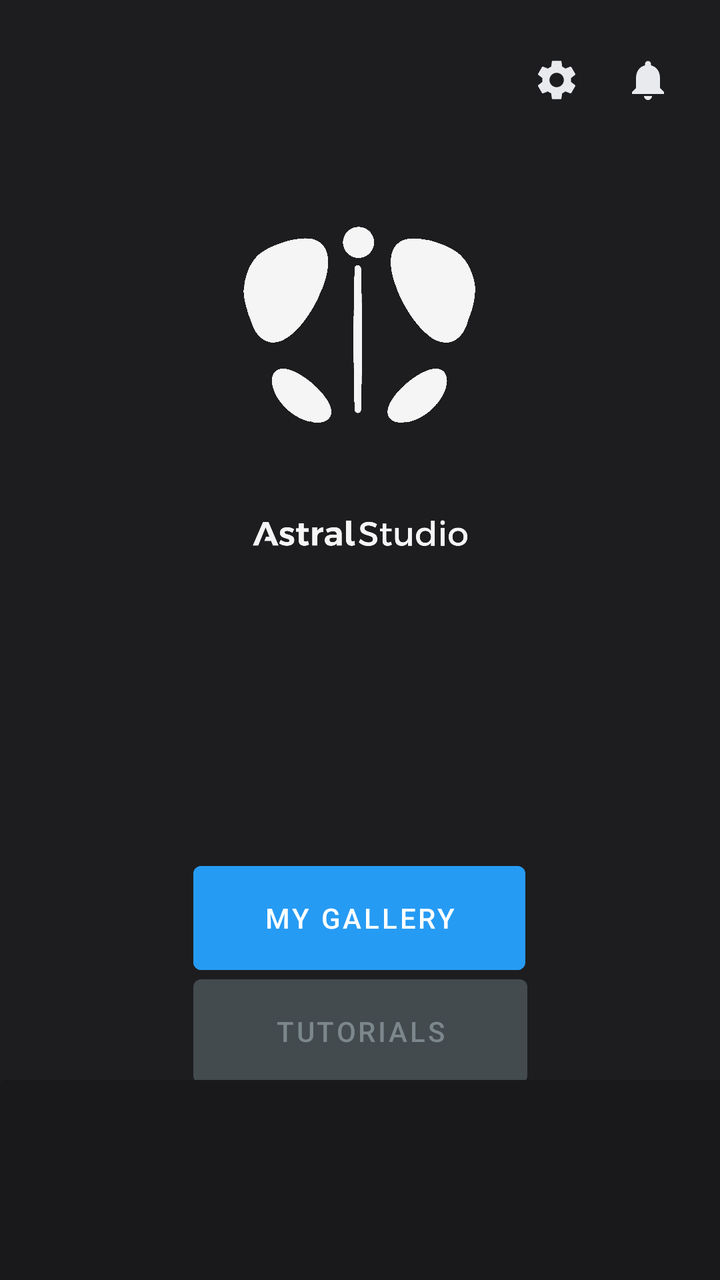
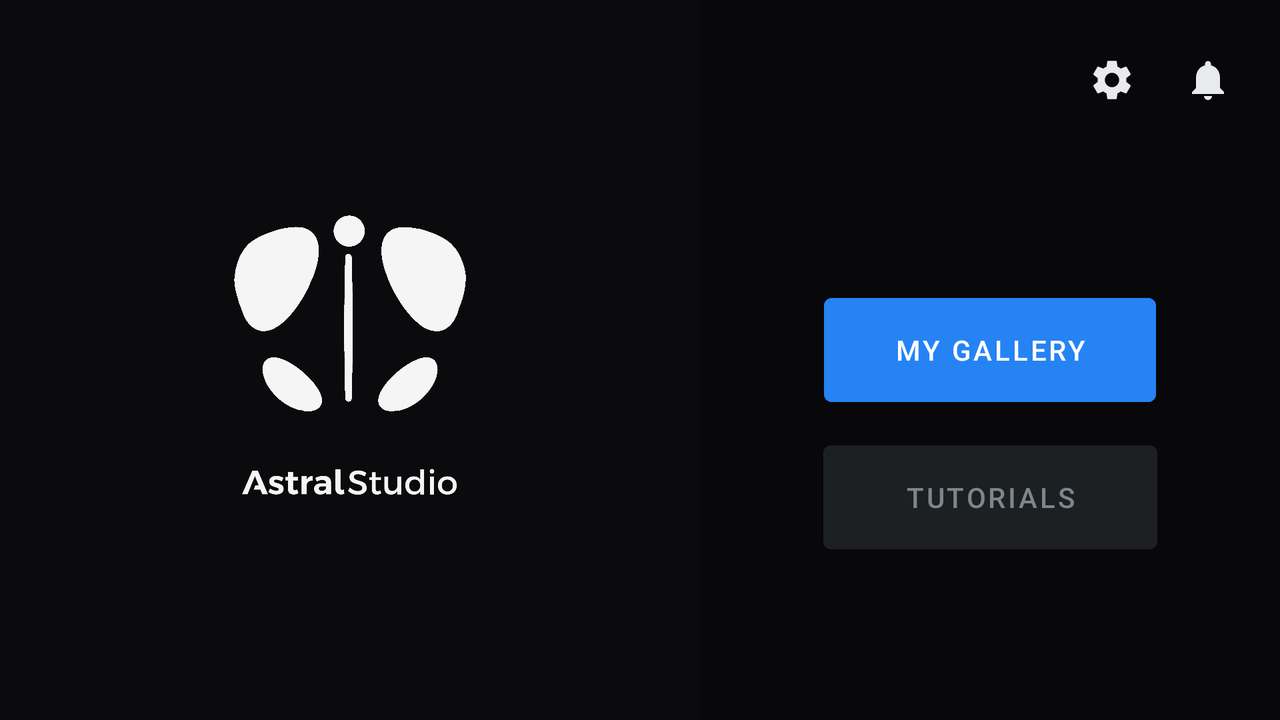

First picture: res/layout/ on a phone held upright. Second picture: the repository's own variant of that layout, on a device whose configuration matches the variant's folder. Source for both follows.
<!-- AndroidManifest.xml: application theme Theme.Retractablewindowborder -->
<!-- res/layout/activity_main.xml -->
<?xml version="1.0" encoding="utf-8"?>
<androidx.constraintlayout.widget.ConstraintLayout xmlns:android="http://schemas.android.com/apk/res/android"
    xmlns:app="http://schemas.android.com/apk/res-auto"
    xmlns:tools="http://schemas.android.com/tools"
    android:layout_width="match_parent"
    android:layout_height="match_parent"
    android:background="#1D1D20"
    tools:context=".MainActivity">


    <ImageView
        android:id="@+id/imageView"
        android:layout_width="119dp"
        android:layout_height="121dp"
        android:src="@drawable/logowhite"
        app:layout_constraintBottom_toBottomOf="parent"
        app:layout_constraintEnd_toEndOf="parent"
        app:layout_constraintHorizontal_bias="0.498"
        app:layout_constraintStart_toStartOf="parent"
        app:layout_constraintTop_toTopOf="parent"
        app:layout_constraintVertical_bias="0.202" />

    <Button
        android:id="@+id/button"
        android:layout_width="166dp"
        android:layout_height="64dp"
        android:text="My Gallery"
        app:layout_constraintBottom_toBottomOf="parent"
        android:backgroundTint="#269BF4"
       android:textColor="@color/white"
        app:layout_constraintEnd_toEndOf="parent"
        app:layout_constraintHorizontal_bias="0.498"
        app:layout_constraintStart_toStartOf="parent"
        app:layout_constraintTop_toBottomOf="@+id/imageView"
        app:layout_constraintVertical_bias="0.574"
        android:stateListAnimator="@null"/>

    <androidx.cardview.widget.CardView
        android:id="@+id/cardView"
        android:layout_width="450dp"
        android:layout_height="100dp"
        app:cardBackgroundColor="#19191C"
        app:layout_constraintBottom_toBottomOf="parent"
        app:layout_constraintStart_toStartOf="parent"
        app:layout_constraintTop_toBottomOf="@+id/button"
        app:layout_constraintVertical_bias="1.0" />

    <ImageView
        android:id="@+id/imageView2"
        android:layout_width="111dp"
        android:layout_height="79dp"
        android:src="@drawable/astralstudiotext"
        app:layout_constraintEnd_toEndOf="parent"
        app:layout_constraintStart_toStartOf="parent"
        app:layout_constraintTop_toBottomOf="@+id/imageView"
        tools:srcCompat="@tools:sample/avatars" />


    <ImageButton
        android:id="@+id/imageButtonbell"
        android:layout_width="wrap_content"
        android:layout_height="wrap_content"
        android:layout_marginTop="28dp"
        android:layout_marginEnd="24dp"
        android:background="@android:color/transparent"
        app:layout_constraintEnd_toEndOf="parent"
        app:layout_constraintHorizontal_bias="1.0"
        app:layout_constraintStart_toEndOf="@+id/imageButtonbell"
        app:layout_constraintTop_toTopOf="parent"
        app:srcCompat="@drawable/baseline_notifications_24" />

    <ImageButton
        android:id="@+id/imageButtonsettings"
        android:layout_width="wrap_content"
        android:layout_height="wrap_content"
        android:layout_marginTop="28dp"
        android:background="@android:color/transparent"
        app:layout_constraintEnd_toEndOf="parent"
        app:layout_constraintHorizontal_bias="0.793"
        app:layout_constraintStart_toStartOf="parent"
        app:layout_constraintTop_toTopOf="parent"
        app:srcCompat="@drawable/baseline_settings_24" />

    <Button
        android:id="@+id/button3"
        android:layout_width="167dp"
        android:layout_height="64dp"
        android:backgroundTint="#434B4F"
        android:text="Tutorials"
        android:textColor="#7C878C"
        app:layout_constraintBottom_toTopOf="@+id/cardView"
        app:layout_constraintEnd_toEndOf="parent"
        app:layout_constraintStart_toStartOf="parent"
        app:layout_constraintTop_toBottomOf="@+id/button"
        android:stateListAnimator="@null"/>

</androidx.constraintlayout.widget.ConstraintLayout>
<!-- resources referenced by this layout -->
<resources>
  <!-- drawable astralstudiotext: png bitmap (drawable, 92392 bytes) -->
  <!-- drawable baseline_notifications_24 (drawable) -->
  <vector android:height="24dp" android:tint="#E8EAEE"
      android:viewportHeight="24" android:viewportWidth="24"
      android:width="24dp" xmlns:android="http://schemas.android.com/apk/res/android">
      <path android:fillColor="@android:color/white" android:pathData="M12,22c1.1,0 2,-0.9 2,-2h-4c0,1.1 0.89,2 2,2zM18,16v-5c0,-3.07 -1.64,-5.64 -4.5,-6.32L13.5,4c0,-0.83 -0.67,-1.5 -1.5,-1.5s-1.5,0.67 -1.5,1.5v0.68C7.63,5.36 6,7.92 6,11v5l-2,2v1h16v-1l-2,-2z"/>
  </vector>
  <!-- drawable baseline_settings_24 (drawable) -->
  <vector android:height="24dp" android:tint="#E8EAEE"
      android:viewportHeight="24" android:viewportWidth="24"
      android:width="24dp" xmlns:android="http://schemas.android.com/apk/res/android">
      <path android:fillColor="@android:color/white" android:pathData="M19.14,12.94c0.04,-0.3 0.06,-0.61 0.06,-0.94c0,-0.32 -0.02,-0.64 -0.07,-0.94l2.03,-1.58c0.18,-0.14 0.23,-0.41 0.12,-0.61l-1.92,-3.32c-0.12,-0.22 -0.37,-0.29 -0.59,-0.22l-2.39,0.96c-0.5,-0.38 -1.03,-0.7 -1.62,-0.94L14.4,2.81c-0.04,-0.24 -0.24,-0.41 -0.48,-0.41h-3.84c-0.24,0 -0.43,0.17 -0.47,0.41L9.25,5.35C8.66,5.59 8.12,5.92 7.63,6.29L5.24,5.33c-0.22,-0.08 -0.47,0 -0.59,0.22L2.74,8.87C2.62,9.08 2.66,9.34 2.86,9.48l2.03,1.58C4.84,11.36 4.8,11.69 4.8,12s0.02,0.64 0.07,0.94l-2.03,1.58c-0.18,0.14 -0.23,0.41 -0.12,0.61l1.92,3.32c0.12,0.22 0.37,0.29 0.59,0.22l2.39,-0.96c0.5,0.38 1.03,0.7 1.62,0.94l0.36,2.54c0.05,0.24 0.24,0.41 0.48,0.41h3.84c0.24,0 0.44,-0.17 0.47,-0.41l0.36,-2.54c0.59,-0.24 1.13,-0.56 1.62,-0.94l2.39,0.96c0.22,0.08 0.47,0 0.59,-0.22l1.92,-3.32c0.12,-0.22 0.07,-0.47 -0.12,-0.61L19.14,12.94zM12,15.6c-1.98,0 -3.6,-1.62 -3.6,-3.6s1.62,-3.6 3.6,-3.6s3.6,1.62 3.6,3.6S13.98,15.6 12,15.6z"/>
  </vector>
  <!-- drawable logowhite: png bitmap (drawable, 313130 bytes) -->
  <style name="Theme.Retractablewindowborder" parent="Theme.MaterialComponents.DayNight.NoActionBar">
          
          <item name="colorPrimary">#269BF4</item>
          <item name="colorPrimaryVariant">@color/black</item>
          <item name="colorOnPrimary">@color/white</item>
          
          <item name="colorSecondary">#576063</item>
          <item name="colorSecondaryVariant">@color/teal_700</item>
          <item name="colorOnSecondary">@color/black</item>
          
          <item name="android:statusBarColor">?attr/colorPrimaryVariant</item>
          
  
      </style>
</resources>
<!-- res/layout-land/activity_main.xml (the repository's variant of the layout above) -->
<!-- drawn on the phone turned sideways -->
<?xml version="1.0" encoding="utf-8"?>
<androidx.constraintlayout.widget.ConstraintLayout xmlns:android="http://schemas.android.com/apk/res/android"
    xmlns:app="http://schemas.android.com/apk/res-auto"
    xmlns:tools="http://schemas.android.com/tools"
    android:layout_width="match_parent"
    android:layout_height="match_parent"
    android:background="#08080B"
    tools:context=".MainActivity">

    <androidx.cardview.widget.CardView
        android:id="@+id/cardView"
        android:layout_width="350dp"
        android:layout_height="match_parent"
        app:cardBackgroundColor="#0B0B0E"
        app:layout_constraintBottom_toBottomOf="parent"
        app:layout_constraintStart_toStartOf="parent"
        app:layout_constraintTop_toBottomOf="@+id/button3"
        app:layout_constraintVertical_bias="1.0">

    <ImageView
        android:id="@+id/imageView"
        android:layout_width="119dp"
        android:layout_height="121dp"
        android:src="@drawable/logowhite"
        android:layout_gravity="center"
        android:layout_marginBottom="20dp"

        />

        <ImageView
            android:id="@+id/imageView2"
            android:layout_width="111dp"
            android:layout_height="79dp"
            android:layout_gravity="center"
            android:layout_marginTop="60dp"

            android:src="@drawable/astralstudiotext"

             />
    </androidx.cardview.widget.CardView>


    <Button
        android:id="@+id/button"
        android:layout_width="166dp"
        android:layout_height="64dp"
        android:backgroundTint="#2683F4"
        android:stateListAnimator="@null"
        android:text="My Gallery"
        android:textColor="@color/white"
        app:layout_constraintBottom_toBottomOf="parent"
        app:layout_constraintEnd_toEndOf="parent"
        app:layout_constraintStart_toEndOf="@+id/cardView"
        app:layout_constraintTop_toTopOf="parent"
        app:layout_constraintVertical_bias="0.483" />

    <ImageButton
        android:id="@+id/imageButtonbell"
        android:layout_width="wrap_content"
        android:layout_height="wrap_content"
        android:layout_marginTop="28dp"
        android:layout_marginEnd="24dp"
        android:background="@android:color/transparent"
        app:layout_constraintEnd_toEndOf="parent"
        app:layout_constraintHorizontal_bias="1.0"

        app:layout_constraintStart_toEndOf="@+id/imageButtonsettings"
        app:layout_constraintTop_toTopOf="parent"
        app:srcCompat="@drawable/baseline_notifications_24" />

    <ImageButton
        android:id="@+id/imageButtonsettings"
        android:layout_width="wrap_content"
        android:layout_height="wrap_content"
        android:layout_marginTop="28dp"
        android:background="@android:color/transparent"
        app:layout_constraintEnd_toEndOf="parent"
        app:layout_constraintHorizontal_bias="0.883"
        app:layout_constraintStart_toStartOf="parent"
        app:layout_constraintTop_toTopOf="parent"
        app:srcCompat="@drawable/baseline_settings_24" />

    <Button
        android:id="@+id/button3"
        android:layout_width="167dp"
        android:layout_height="64dp"
        android:backgroundTint="#1C2022"
        android:stateListAnimator="@null"
        android:text="Tutorials"
        android:textColor="#7C878C"
        app:layout_constraintBottom_toBottomOf="parent"
        app:layout_constraintEnd_toEndOf="parent"

        app:layout_constraintStart_toEndOf="@+id/cardView"
        app:layout_constraintTop_toBottomOf="@+id/button"
        app:layout_constraintVertical_bias="0.108" />

</androidx.constraintlayout.widget.ConstraintLayout>
